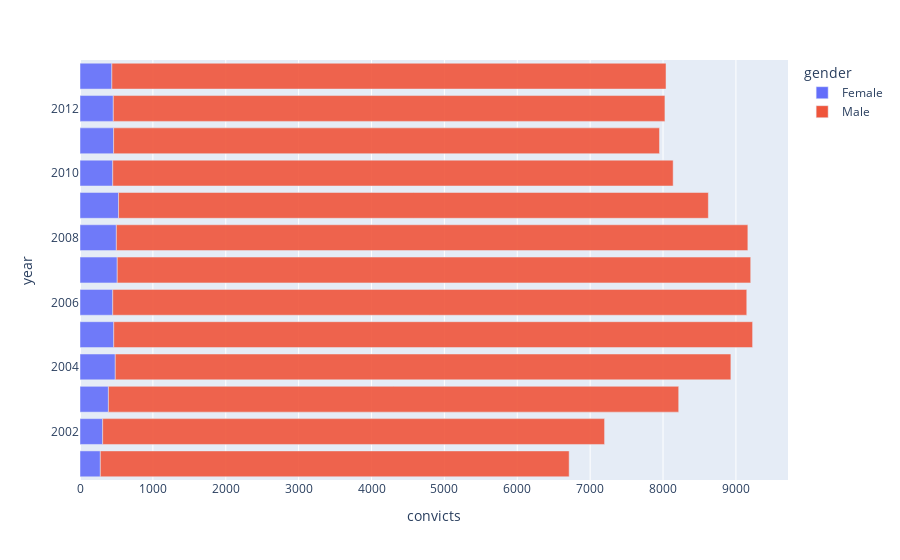

Write notebook code for a chart like this one.
### Code cell
barchart = px.bar(
    data_frame=df2,
    x="convicts",
    y="year",
    color="gender",
    opacity=0.9,
    orientation="h",
    barmode='relative')
pio.show(barchart)

### Figure 1 — Plotly figure (JSON) as saved in the notebook; plotly's stock layout.template omitted (floating-point values rounded to 4 significant figures)
{"data": [{"alignmentgroup": "True", "hovertemplate": "gender=Female<br>convicts=%{x}<br>year=%{y}<extra></extra>", "legendgroup": "Female", "marker": {"color": "#636efa", "opacity": 0.9, "pattern": {"shape": ""}}, "name": "Female", "offsetgroup": "Female", "orientation": "h", "showlegend": true, "textposition": "auto", "type": "bar", "x": [279, 311, 390, 484, 463, 449, 511, 499, 529, 449, 461, 457, 437], "xaxis": "x", "y": [2001, 2002, 2003, 2004, 2005, 2006, 2007, 2008, 2009, 2010, 2011, 2012, 2013], "yaxis": "y"}, {"alignmentgroup": "True", "hovertemplate": "gender=Male<br>convicts=%{x}<br>year=%{y}<extra></extra>", "legendgroup": "Male", "marker": {"color": "#EF553B", "opacity": 0.9, "pattern": {"shape": ""}}, "name": "Male", "offsetgroup": "Male", "orientation": "h", "showlegend": true, "textposition": "auto", "type": "bar", "x": [6433, 6887, 7825, 8447, 8766, 8700, 8692, 8665, 8093, 7690, 7491, 7569, 7604], "xaxis": "x", "y": [2001, 2002, 2003, 2004, 2005, 2006, 2007, 2008, 2009, 2010, 2011, 2012, 2013], "yaxis": "y"}], "layout": {"autosize": true, "barmode": "relative", "legend": {"title": {"text": "gender"}, "tracegroupgap": 0}, "margin": {"t": 60}, "xaxis": {"anchor": "y", "autorange": true, "domain": [0, 1], "range": [0, 9715.0], "title": {"text": "convicts"}, "type": "linear"}, "yaxis": {"anchor": "x", "autorange": true, "domain": [0, 1], "range": [2000.0, 2014.0], "title": {"text": "year"}, "type": "linear"}}}
